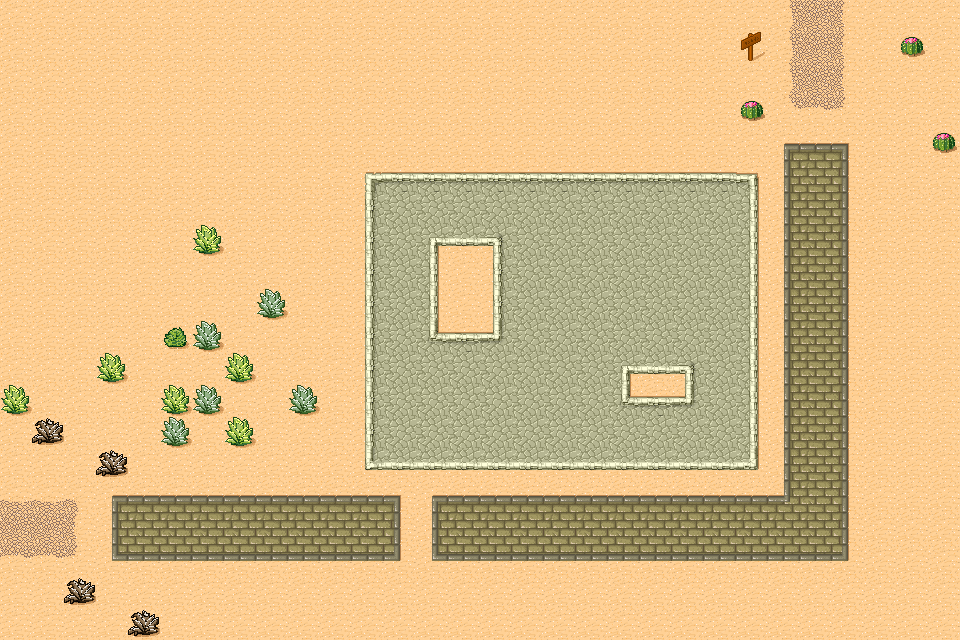

Tiled map render using the project's own tile images. Description and the map definition, with tile-layer contents summarised, below:
An orthogonal 30x20 tile map with 32x32 px tiles, 1 tile layer (Ground).

<map version="1.0" orientation="orthogonal" width="30" height="20" tilewidth="32" tileheight="32">
 <tileset firstgid="1" source="level1.tsx" />
 <layer name="Ground" width="30" height="20">
  <data>[600 cells, 600 non-empty, 38 distinct tile ids]</data>
 </layer>
</map>
